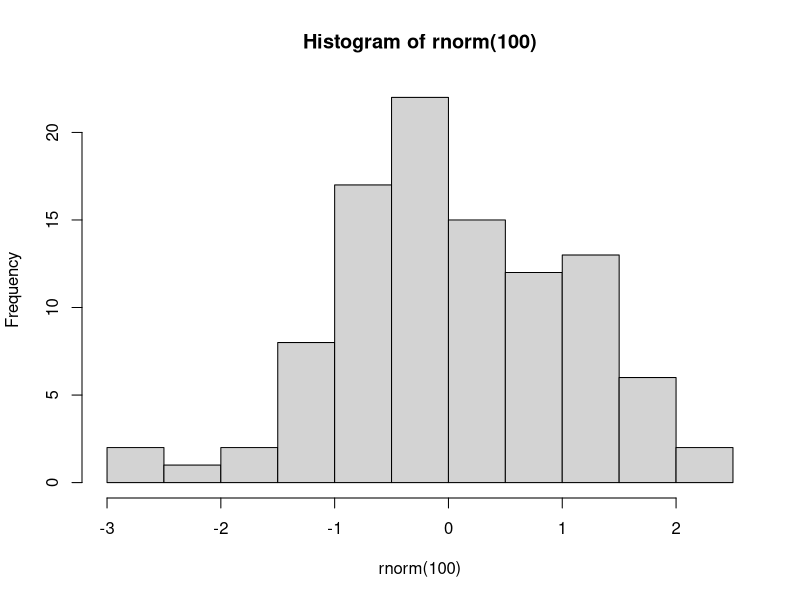
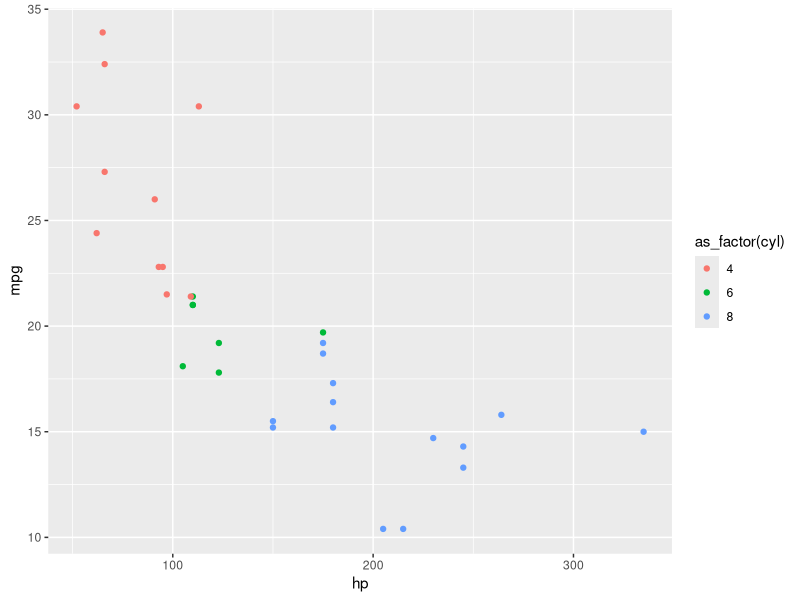
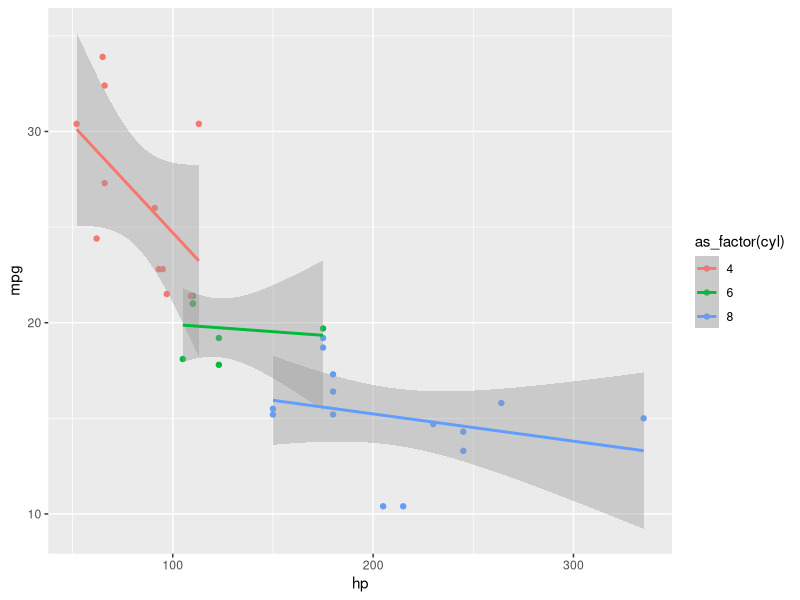

These figures' R source, in order:
## ---- chunk 1

## ---- chunk 2
# Make the next cell into a markdown cell (using the keyboard shortcut) and type some text. 
# Can you make it bold? Italicized? 
# Can you figure out how to make headings?
## ---- chunk 3

## ---- chunk 4
# This is a code cell. The notebook is using an R kernel to interpret whatever is entered here. (See the upper right corner)

2+2
## ---- chunk 5
# I can execute R code (just like the 2+2 above)
hist(rnorm(100))
## ---- chunk 6
# We will use dplyr, tidyr and ggplot extensively
library(tidyverse)
## ---- chunk 7
# R has built-in data sets we can play with
head(mtcars)
## ---- chunk 8
mtcars %>% ggplot(aes(x = hp, y = mpg, color = as_factor(cyl))) + geom_point()
## ---- chunk 9
mtcars %>% ggplot(aes(x = hp, y = mpg, color = as_factor(cyl))) + geom_point() + geom_smooth(method = 'lm')
## ---- chunk 10

